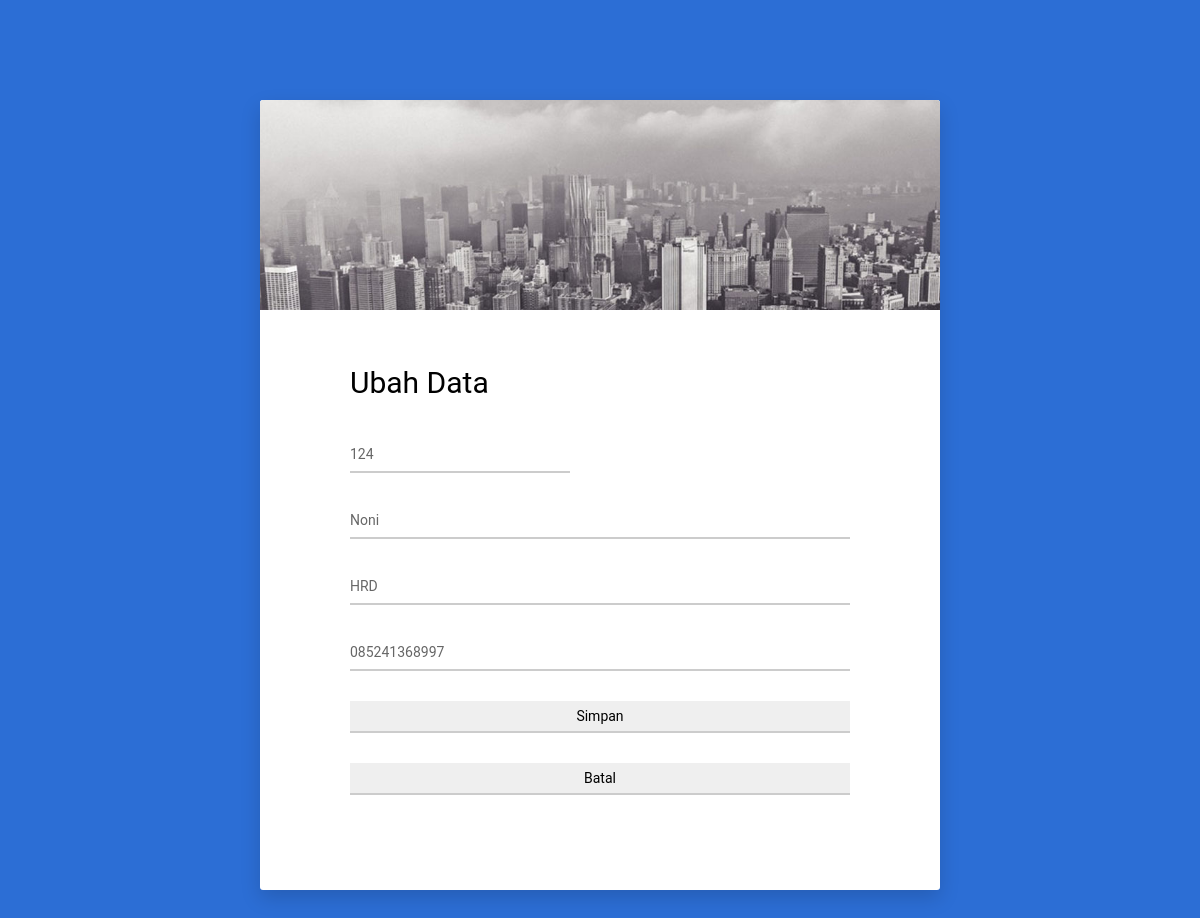
The page /pegawai/ubah/124 on the database its author committed.
### tables this page shows
CREATE TABLE `pegawai` (
  `id` int(3) NOT NULL,
  `nama` varchar(25) NOT NULL,
  `dept` varchar(25) NOT NULL,
  `telp` varchar(15) NOT NULL
);

### application/controllers/Pegawai.php (called while the page is built, shortened)
<?php if ( ! defined('BASEPATH')) exit('No direct script access allowed');
class Pegawai extends CI_Controller {
  public function __construct(){
    $this->load->model('PegawaiModel');
  }
  public function ubah($id){
    $data['pegawai'] = $this->PegawaiModel->view_by($id);
    $this->load->view('pegawai/edit_data', $data);
  }
}

### index.php (called while the page is built, shortened)
<?php
require_once BASEPATH.'core/CodeIgniter.php';

### application/models/PegawaiModel.php (called while the page is built, shortened)
<?php if ( ! defined('BASEPATH')) exit('No direct script access allowed');
class PegawaiModel extends CI_Model {
  public function view_by($id){
    $this->db->where('id', $id);
    return $this->db->get('pegawai')->row();
  }
}

### application/views/pegawai/edit_data.php (the view, shortened to what this page needs)
<!DOCTYPE html>
<html lang="en">
<head>
    <link href="<?php echo base_url(); ?>vendor/mdi-font/css/material-design-iconic-font.min.css" rel="stylesheet" media="all">
    <link href="<?php echo base_url(); ?>vendor/font-awesome-4.7/css/font-awesome.min.css" rel="stylesheet" media="all">
    <link href="<?php echo base_url(); ?>vendor/select2/select2.min.css" rel="stylesheet" media="all">
    <link href="<?php echo base_url(); ?>vendor/datepicker/daterangepicker.css" rel="stylesheet" media="all">
    <link href="<?php echo base_url(); ?>css/main.css" rel="stylesheet" media="all">
</head>
<body>
    <div class="page-wrapper bg-blue p-t-100 p-b-100 font-robo">
        <div class="wrapper wrapper--w680">
            <div class="card card-1">
                <div class="card-heading"></div>
                <div class="card-body">
                    <h2 class="title">Ubah Data</h2>
                    <?php echo form_open("pegawai/ubah/".$pegawai->id); ?>
                        <div class="row row-space">
                            <div class="col-2">
                                <div class="input-group">
                                    <input class="input--style-1" type="text" placeholder="ID" name="input_id" value="<?php echo set_value('input_id', $pegawai->id); ?>">
                                </div>
                            </div>
                        </div>
                        <div class="input-group">
                            <input class="input--style-1" type="text" placeholder="NAMA" name="input_nama" value="<?php echo set_value('input_nama', $pegawai->nama); ?>">
                        </div>
                        <div class="input-group">
                            <input class="input--style-1" type="text" placeholder="DEPARTEMEN" name="input_dept" value="<?php echo set_value('input_dept', $pegawai->dept); ?>">
                        </div>
                        <div class="input-group">
                            <input class="input--style-1" type="text" placeholder="TELEPON" name="input_telp" value="<?php echo set_value('input_telp', $pegawai->telp); ?>">
                        </div>
                        <div class="input-group">
                        <input type="submit" name="submit" value="Simpan" style="height: 30px">
                        </div>
                        <div class="input-group">
                        <a href="<?php echo base_url(); ?>"><input type="button" value="Batal" style="height: 30px"></a>
                        </div>
                    <?php echo form_close(); ?>
                </div>
            </div>
        </div>
    </div>
</body>
</html>

### css/main.css (style rules this page uses)
.font-robo { font-family: "Roboto", "Arial", "Helvetica Neue", sans-serif; }
.row { display: -webkit-box; display: -webkit-flex; display: -moz-box; display: -ms-flexbox; display: flex; -webkit-flex-wrap: wrap; -ms-flex-wrap: wrap; flex-wrap: wrap; }
.row-space { -webkit-box-pack: justify; -webkit-justify-content: space-between; -moz-box-pack: justify; -ms-flex-pack: justify; justify-content: space-between; }
.col-2 { width: -webkit-calc((100% - 60px) / 2); width: -moz-calc((100% - 60px) / 2); width: calc((100% - 60px) / 2); }
html { -webkit-box-sizing: border-box; -moz-box-sizing: border-box; box-sizing: border-box; }
* { padding: 0; margin: 0; }
*, *:before, *:after { -webkit-box-sizing: inherit; -moz-box-sizing: inherit; box-sizing: inherit; }
body, h1, h2, h3, h4, h5, h6, blockquote, p, pre, dl, dd, ol, ul, figure, hr, fieldset, legend { margin: 0; padding: 0; }
.page-wrapper { min-height: 100vh; }
body { font-family: "Roboto", "Arial", "Helvetica Neue", sans-serif; font-weight: 400; font-size: 14px; }
h1, h2, h3, h4, h5, h6 { font-weight: 400; }
h2 { font-size: 30px; }
.bg-blue { background: #2c6ed5; }
.p-t-100 { padding-top: 100px; }
.p-b-100 { padding-bottom: 100px; }
.wrapper { margin: 0 auto; }
.wrapper--w680 { max-width: 680px; }
input { outline: none; margin: 0; border: none; -webkit-box-shadow: none; -moz-box-shadow: none; box-shadow: none; width: 100%; font-size: 14px; font-family: inherit; }
.input-group { position: relative; margin-bottom: 30px; border-bottom: 2px solid #ccc; }
.input--style-1 { padding: 9px 0; color: #666; }
.title { margin-bottom: 37px; }
.card { overflow: hidden; -webkit-border-radius: 3px; -moz-border-radius: 3px; border-radius: 3px; background: #fff; }
.card-1 { -webkit-box-shadow: 0px 8px 20px 0px rgba(0, 0, 0, 0.15); -moz-box-shadow: 0px 8px 20px 0px rgba(0, 0, 0, 0.15); box-shadow: 0px 8px 20px 0px rgba(0, 0, 0, 0.15); }
.card-1 .card-heading { background: url("../images/bg-head-02.jpg") center center/cover no-repeat; padding-top: 210px; }
.card-1 .card-body { padding: 0 90px; padding-top: 55px; padding-bottom: 65px; }

### rows shown on the page
pegawai: input_id "124", input_nama "Noni", input_dept "HRD", input_telp "085241368997"
